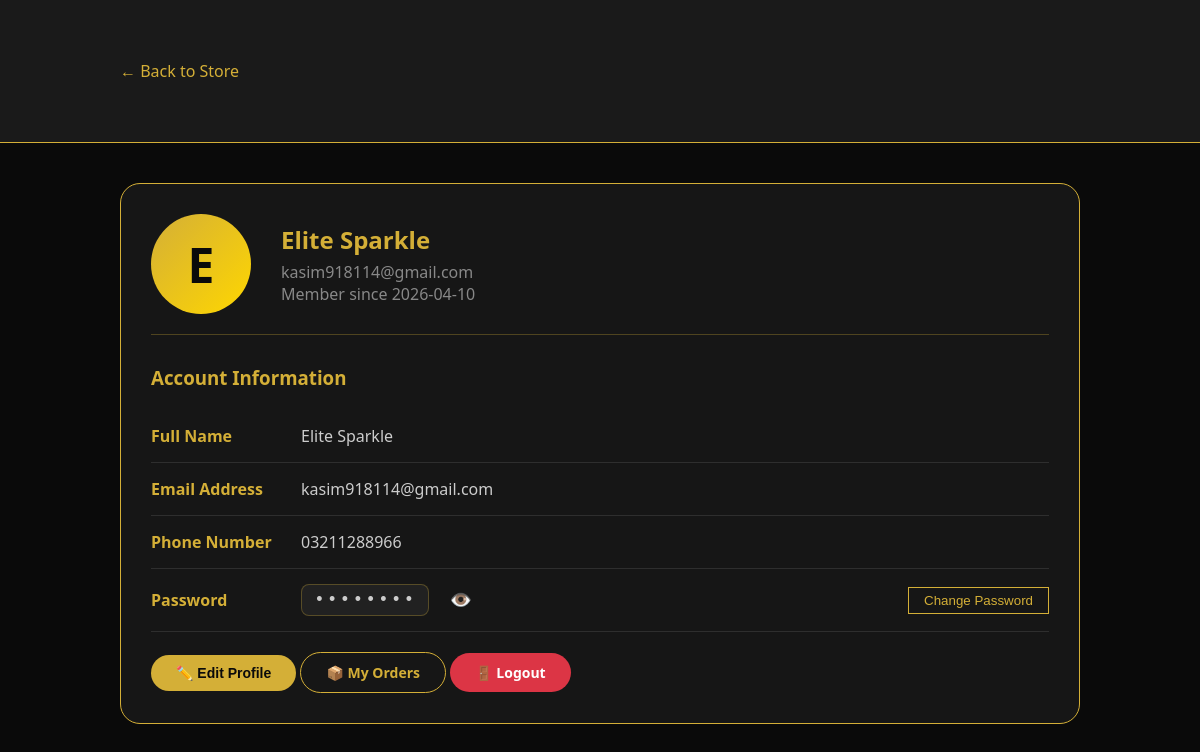
/profile (signed in), run on the app's committed database.
### tables this page shows
CREATE TABLE users (
        id INTEGER PRIMARY KEY AUTOINCREMENT,
        first_name TEXT NOT NULL,
        last_name TEXT NOT NULL,
        email TEXT UNIQUE NOT NULL,
        phone TEXT NOT NULL,
        password TEXT NOT NULL,
        created_at TIMESTAMP DEFAULT CURRENT_TIMESTAMP);

### app.py (the view, shortened to what this page needs)
@app.route('/profile', methods=['GET', 'POST'])
@user_login_required
def profile():
    conn = get_db()
    user = conn.execute('SELECT * FROM users WHERE id = ?', (session.get('user_id'),)).fetchone()
    conn.close()
    return render_template('profile.html', user=user)

### app.py (called while the page is built)
def get_db():
    conn = sqlite3.connect('jewelry.db')
    conn.row_factory = sqlite3.Row
    return conn

def user_login_required(f):
    @wraps(f)
    def decorated_function(*args, **kwargs):
        if not session.get('user_id'):
            flash('Please login or create an account to continue!', 'error')
            return redirect(url_for('user_login'))
        return f(*args, **kwargs)
    return decorated_function

### templates/profile.html (shortened to what this page needs)
<!DOCTYPE html>
<html lang="en">
<head>
</head>
<body>
    <div class="header">
        <div class="container" style="text-align: left;">
            <a href="/" style="color: #d4af37; text-decoration: none;">← Back to Store</a>
        </div>
    </div>
    <div class="container">
        <div class="profile-card">
            <div class="profile-header">
                <div class="profile-avatar">{{ session.user_name[0]|upper if session.user_name else 'U' }}</div>
                <div class="profile-info">
                    <h2>{{ session.user_name }}</h2>
                    <p>{{ session.user_email }}</p>
                    <p>Member since {{ user.created_at[:10] if user.created_at else '2024' }}</p>
                </div>
            </div>
            <div class="info-section">
                <h3 style="color: #d4af37; margin-bottom: 20px;">Account Information</h3>
                <div class="info-row">
                    <div class="info-label">Full Name</div>
                    <div class="info-value">{{ user.first_name }} {{ user.last_name }}</div>
                </div>
                <div class="info-row">
                    <div class="info-label">Email Address</div>
                    <div class="info-value">{{ user.email }}</div>
                </div>
                <div class="info-row">
                    <div class="info-label">Phone Number</div>
                    <div class="info-value">{{ user.phone }}</div>
                </div>
                <div class="info-row">
                    <div class="info-label">Password</div>
                    <div class="info-value">
                        <div class="password-display">
                            <span class="password-dots" id="passwordDots">••••••••</span>
                            <button class="toggle-password-view" onclick="togglePasswordView()" title="Show/Hide Password">
                                👁️
                            </button>
                        </div>
                        <button onclick="toggleEditForm('passwordForm')" class="btn-secondary" style="padding: 5px 15px;">Change Password</button>
                    </div>
                </div>
            </div>
            <div>
                <button onclick="toggleEditForm('profileForm')" class="btn">✏️ Edit Profile</button>
                <a href="/my_orders" class="btn btn-secondary">📦 My Orders</a>
                <a href="/logout" class="btn btn-danger">🚪 Logout</a>
            </div>
        </div>
    </div>
</body>
</html>

### templates/profile.html (style rules this page uses)
* { margin: 0; padding: 0; box-sizing: border-box; }
body { font-family: 'Segoe UI', Tahoma, Geneva, Verdana, sans-serif; background: #0a0a0a; color: white; }
.header { background: #1a1a1a; padding: 20px; border-bottom: 1px solid #d4af37; }
.container { max-width: 1000px; margin: 40px auto; padding: 0 20px; }
.profile-card { background: rgba(255,255,255,0.05); border-radius: 20px; padding: 30px; border: 1px solid #d4af37; margin-bottom: 30px; }
.profile-header { display: flex; align-items: center; gap: 30px; margin-bottom: 30px; padding-bottom: 20px; border-bottom: 1px solid rgba(212,175,55,0.3); flex-wrap: wrap; }
.profile-avatar { width: 100px; height: 100px; border-radius: 50%; background: linear-gradient(135deg, #d4af37, #ffd700); display: flex; align-items: center; justify-content: center; font-size: 48px; font-weight: bold; color: #0a0a0a; }
.profile-info h2 { color: #d4af37; margin-bottom: 5px; }
.profile-info p { color: #888; }
.info-section { margin-top: 20px; }
.info-row { display: flex; padding: 15px 0; border-bottom: 1px solid rgba(255,255,255,0.1); flex-wrap: wrap; align-items: center; }
.info-label { width: 150px; color: #d4af37; font-weight: bold; }
.info-value { flex: 1; color: #ccc; display: flex; align-items: center; gap: 10px; flex-wrap: wrap; }
.password-display { display: flex; align-items: center; gap: 10px; flex: 1; }
.password-dots { font-family: monospace; font-size: 18px; letter-spacing: 2px; color: #ccc; background: rgba(255,255,255,0.05); padding: 5px 12px; border-radius: 8px; border: 1px solid rgba(212,175,55,0.3); }
.toggle-password-view { background: none; border: none; color: #d4af37; cursor: pointer; font-size: 18px; padding: 5px 10px; border-radius: 8px; transition: all 0.3s; }
.btn { display: inline-block; padding: 10px 25px; background: #d4af37; color: #0a0a0a; text-decoration: none; border-radius: 40px; margin-top: 20px; border: none; cursor: pointer; font-size: 14px; font-weight: bold; transition: all 0.3s; }
.btn-danger { background: #dc3545; color: white; }
.btn-secondary { background: transparent; border: 1.5px solid #d4af37; color: #d4af37; }

### data on the page
users: user_email "kasim918114@gmail.com", created_at "2026-04-10", first_name "Elite", last_name "Sparkle", email "kasim918114@gmail.com", phone "03211288966"

### other printed values
{{ session.user_name[0]|upper if session.user_name else 'U' }} "E"
{{ session.user_name }} "Elite Sparkle"
